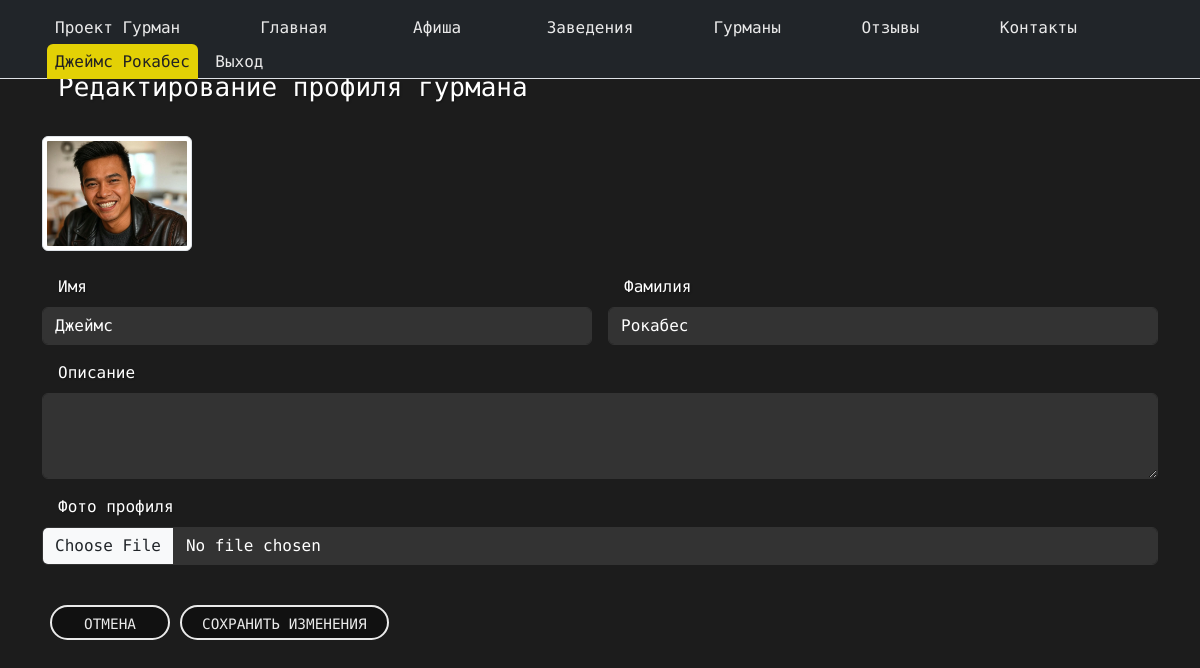
/profile/edit/ (signed in), run on the app's committed database.
### landing/models.py (models this page shows, shortened)
class User(AbstractBaseUser, PermissionsMixin):
    ROLE_CHOICES = (
        ("gourmand", "Гурман"),
        ("owner", "Владелец заведения"),
    )
    email = models.EmailField(unique=True)
    first_name = models.CharField(max_length=30, blank=True)
    last_name = models.CharField(max_length=30, blank=True)
    role = models.CharField(max_length=10, choices=ROLE_CHOICES, default="gourmand", db_index=True)
    is_active = models.BooleanField(default=True)
    is_staff = models.BooleanField(default=False)
    slug = models.SlugField(max_length=100, blank=True, unique=True, verbose_name="Слаг")
    date_joined = models.DateTimeField(auto_now_add=True, db_index=True)
    objects = UserManager()
    USERNAME_FIELD = "email"
    REQUIRED_FIELDS = ["first_name", "last_name"]
    def is_gourmand(self):
        return self.role == "gourmand"

class GourmandProfile(models.Model):
    user = models.OneToOneField(User, on_delete=models.CASCADE, related_name='gourmand_profile')
    rating = models.DecimalField(max_digits=3, decimal_places=1, default=0.0)
    image = models.ImageField(upload_to='gourmand_images/', blank=True, null=True)
    description = models.TextField(blank=True, null=True)

### landing/views.py (the view, shortened to what this page needs)
# urls.py: path("profile/edit/", views.edit_profile, name="edit_profile"),
@login_required
def edit_profile(request):
    user = request.user
    if user.is_gourmand():
        profile = GourmandProfile.objects.filter(user=user).first()
        return render(request, "gourmands/edit_profile_gourmand.html", {"profile": profile})
    elif user.is_owner():
        profile = OwnerProfile.objects.filter(user=user).first()
        all_places = Place.objects.all()
        return render(request, "places/edit_profile_owner.html", {"profile": profile, "all_places": all_places})
    return redirect("index")

### templates/gourmands/edit_profile_gourmand.html (shortened to what this page needs)
{% extends "landing/base.html" %}
{% load static %}
{% block content %}
<div class="container my-5">
  <h2 class="mb-4 pt-4 custom-text-color">Редактирование профиля гурмана</h2>
  <div class="row mb-4">
    <div class="col-md-12">
      {% if profile.image %}
        <img src="{{ profile.image.url }}" alt="Фото гурмана" class="img-thumbnail" width="150">
      {% else %}
        <img src="{% static 'landing/img/default.png' %}" alt="Фото гурмана" class="img-thumbnail" width="150">
      {% endif %}
    </div>
  </div>
  <form method="POST" enctype="multipart/form-data">
    <div class="row gx-3">
      <div class="col-md-6 mb-3">
        <label for="first_name" class="form-label custom-text-color">Имя</label>
        <input type="text" class="form-control" id="first_name" name="first_name" value="{{ user.first_name }}" required>
      </div>
      <div class="col-md-6 mb-3">
        <label for="last_name" class="form-label custom-text-color">Фамилия</label>
        <input type="text" class="form-control" id="last_name" name="last_name" value="{{ user.last_name }}" required>
      </div>
      <div class="col-md-12 mb-3">
        <label for="description" class="form-label custom-text-color">Описание</label>
        <textarea class="form-control" id="description" name="description" rows="3">{{ user.description }}</textarea>
      </div>
      <div class="col-md-12 mb-3">
        <label for="image" class="form-label custom-text-color">Фото профиля</label>
        <input type="file" class="form-control" id="image" name="image">
      </div>
      <div class="col-md-12 mt-4 button_user">
        <button type="submit" class="custom-button bg_dark">Сохранить изменения</button>
        <a href="{% url 'profile' %}" class="custom-button bg_dark ms-2">Отмена</a>
      </div>
    </div>
  </form>
</div>
{% endblock %}

### templates/includes/header.html (shortened to what this page needs)
{% load static %}
{% url 'events' as events_url %}
{% url 'places' as places_url %}
{% url 'index' as index_url %}
{% url 'reviews' as reviews_url %}
{% url 'gourmands' as gourmands_url %}
{% url 'contacts' as contacts_url %}
<nav class="navbar navbar-expand-xl bg_dark fixed-top pb-0" aria-label="Основная навигация" >
    <div class="container-fluid px-3">
            <ul class="navbar-nav">
              <li class="nav-item button_user">
                <a class="navbar-brand custom-text-color pb-0 fs-5" href="{% url 'index' %}">Проект Гурман</a>
              </li>
            </ul>
              <div class="collapse navbar-collapse right_header_info fixed-top bg-dark" id="navbarNav">
                <ul class="navbar-nav ms-auto nav nav-tabs nav nav-link contact-info">
                  <li class="nav-item button_user">
                    <a class="button nav-link" href="{% url 'index' %}">Проект Гурман</a>
                  </li>
                  <li class="nav-item button_user">
                    <a class="button nav-link  {% if request.path == index_url %}active{% endif %}" href="{% url 'index' %}">Главная</a>
                  </li>
                  <li class="nav-item button_user">
                    <a class="button nav-link {% if request.path == events_url %}active{% endif %}" href="{% url 'events' %}">Афиша</a>
                  </li>
                  <li class="nav-item button_user">
                    <a class="button nav-link {% if request.path == places_url %}active{% endif %}" href="{% url 'places' %}">Заведения</a>
                  </li>
                  <li class="nav-item button_user">
                    <a class="button nav-link {% if request.path == gourmands_url %}active{% endif %}" href="{% url 'gourmands' %}">Гурманы</a>
                  </li>
                  <li class="nav-item button_user">
                    <a class="button nav-link {% if request.path == reviews_url %}active{% endif %}" href="{% url 'reviews' %}">Отзывы</a>
                  </li>
                  <li class="nav-item button_user">
                    <a class="button nav-link {% if request.path == contacts_url %}active{% endif %}" href="{% url 'contacts' %}">Контакты</a>
                  </li>
                  {% if request.user.is_authenticated %}
                    <li class="nav-item button_user">
                      <a class="button nav-link active" href="{% url 'profile' %}">{{ request.user.first_name }} {{ request.user.last_name }}</a>
                      <a class="button nav-link" href="{% url 'signout' %}">Выход</a>
                    </li>
                  {% else %}
                    <li class="button_user">
                      <a class="button nav-link" href="{% url 'signin' %}" >Вход</a>
                      <a class="button nav-link" href="{% url 'signup' %}" >Регистрация</a>
                    </li>
                  {% endif %}
                </ul>
              </div>
              </div>
</nav>

### landing/static/landing/css/style.css (style rules this page uses)
body { background-color: #1c1c1c; color: white; font-family: 'LXGW WenKai Mono TC', 'Arial', sans-serif; min-height: 100vh; display: flex; flex-direction: column; }
a { color: #1f1f1f; text-decoration: none !important; outline: none !important; transition: all 0.3s ease-in-out; }
h1, h2, h3, h4, h5, h6 { letter-spacing: 0; font-weight: normal; position: relative; padding: 0 0 10px 0; line-height: normal; color: #111111; margin: 0; }
h2 { font-size: 26px; }
.contact-info { display: flex; align-items: center; justify-content: center; }
.contact-info li { display: flex; align-items: center; margin-right: 15px; }
button { border: 0; margin: 0; padding: 0; cursor: pointer; }
.button_user a:hover, .button_user a:focus, .button_user a.active { background: #e3d105; color: #fff; border-color: #e3d105; color: #222; }
.button_user a { float: left; min-width: 75px; height: 35px; text-align: center; line-height: 35px; position: relative; padding: 0 15px; margin: 0 2px; }
.right_header_info { padding-top: 10px; width: 100%; }
.right_header_info ul { list-style: none; padding: 0; margin: 0; }
.right_header_info ul li { display: inline; font-size: 16px; margin-left: 45px; color: #eaeaea; font-weight: 400; }
.right_header_info ul li a { color: #eaeaea; font-weight: 300; }
.button_user .custom-button { display: inline-block; min-width: 120px; height: 35px; line-height: 35px; text-align: center; padding: 0 20px; margin: 0 5px; color: #eaeaea; border: 2px solid #eaeaea; border-radius: 25px; transition: all 0.3s ease; text-transform: uppercase; font-size: 0.9rem; }
.custom-text-color { color: #eaeaea; padding-right: 1rem; padding-left: 1rem; }
.nav-link.active { background: #e3d105 !important; color: #222 !important; border-color: #e3d105 !important; }
.nav-link { border-top: none!important; border-left: none!important; border-right: none!important; }
.button_user a.active { background: #e3d105; color: #000000; border: none !important; }
.bg_dark { color: #eaeaea; background: #111111; }
.navbar { display: flex; justify-content: start; }
.navbar-nav { display: flex; justify-content: start; }
.form-control, .form-select, .form-check-input { background-color: #333; color: #fff; border: 1px solid #333; }
.form-control::placeholder { color: #ffffff; opacity: 0.7; }
.custom-text-color { color: #fff; text-shadow: 1px 1px 2px rgba(0, 0, 0, 0.3); }

### data on the page
User: user.first_name "Джеймс", user.last_name "Рокабес", first_name "Джеймс", last_name "Рокабес"
GourmandProfile: image (picture)
